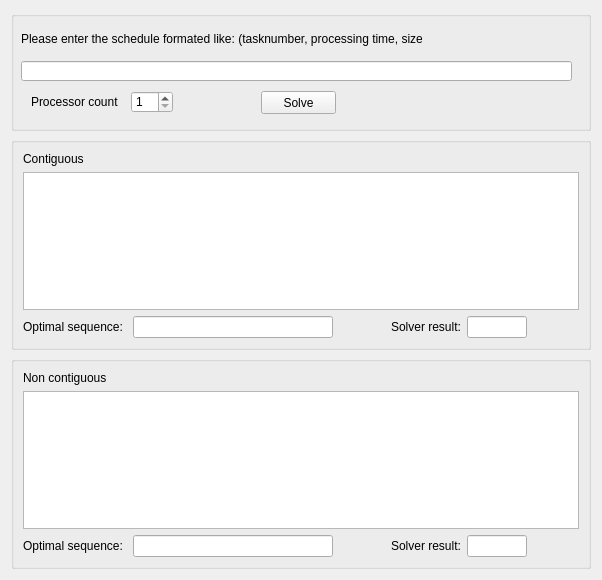
<?xml version="1.0" encoding="UTF-8"?>
<ui version="4.0">
 <class>CheckScheduleForm</class>
 <widget class="QWidget" name="CheckScheduleForm">
  <property name="geometry">
   <rect>
    <x>0</x>
    <y>0</y>
    <width>598</width>
    <height>580</height>
   </rect>
  </property>
  <property name="windowTitle">
   <string>Check schedule</string>
  </property>
  <layout class="QVBoxLayout" name="verticalLayout_3">
   <item>
    <widget class="QGroupBox" name="groupBox">
     <property name="minimumSize">
      <size>
       <width>580</width>
       <height>120</height>
      </size>
     </property>
     <property name="title">
      <string/>
     </property>
     <widget class="QPushButton" name="pushButtonSolve">
      <property name="geometry">
       <rect>
        <x>250</x>
        <y>80</y>
        <width>75</width>
        <height>23</height>
       </rect>
      </property>
      <property name="text">
       <string>Solve</string>
      </property>
     </widget>
     <widget class="QLabel" name="label_4">
      <property name="geometry">
       <rect>
        <x>20</x>
        <y>80</y>
        <width>91</width>
        <height>21</height>
       </rect>
      </property>
      <property name="text">
       <string>Processor count</string>
      </property>
     </widget>
     <widget class="QLabel" name="label">
      <property name="geometry">
       <rect>
        <x>10</x>
        <y>20</y>
        <width>401</width>
        <height>16</height>
       </rect>
      </property>
      <property name="text">
       <string>Please enter the schedule formated like: (tasknumber, processing time, size),...</string>
      </property>
     </widget>
     <widget class="QSpinBox" name="spinBoxProcessorCount">
      <property name="geometry">
       <rect>
        <x>120</x>
        <y>80</y>
        <width>42</width>
        <height>22</height>
       </rect>
      </property>
      <property name="minimum">
       <number>1</number>
      </property>
      <property name="maximum">
       <number>1000</number>
      </property>
     </widget>
     <widget class="QLineEdit" name="lineEditInput">
      <property name="geometry">
       <rect>
        <x>10</x>
        <y>50</y>
        <width>551</width>
        <height>20</height>
       </rect>
      </property>
     </widget>
    </widget>
   </item>
   <item>
    <widget class="QGroupBox" name="groupBox_2">
     <property name="minimumSize">
      <size>
       <width>580</width>
       <height>180</height>
      </size>
     </property>
     <property name="title">
      <string/>
     </property>
     <layout class="QVBoxLayout" name="verticalLayout">
      <item>
       <widget class="QLabel" name="label_2">
        <property name="text">
         <string>Contiguous</string>
        </property>
       </widget>
      </item>
      <item>
       <widget class="QPlainTextEdit" name="plainTextEditContiguous">
        <property name="font">
         <font>
          <family>Courier New</family>
          <pointsize>8</pointsize>
         </font>
        </property>
        <property name="plainText">
         <string/>
        </property>
       </widget>
      </item>
      <item>
       <layout class="QHBoxLayout" name="horizontalLayout" stretch="0,0,0,0,0,0">
        <property name="leftMargin">
         <number>0</number>
        </property>
        <property name="topMargin">
         <number>0</number>
        </property>
        <property name="rightMargin">
         <number>0</number>
        </property>
        <property name="bottomMargin">
         <number>0</number>
        </property>
        <item>
         <widget class="QLabel" name="label_5">
          <property name="minimumSize">
           <size>
            <width>90</width>
            <height>0</height>
           </size>
          </property>
          <property name="text">
           <string>Optimal sequence: </string>
          </property>
         </widget>
        </item>
        <item>
         <widget class="QLineEdit" name="lineEditOptimalSequenceC">
          <property name="minimumSize">
           <size>
            <width>200</width>
            <height>0</height>
           </size>
          </property>
          <property name="maximumSize">
           <size>
            <width>265</width>
            <height>16777215</height>
           </size>
          </property>
         </widget>
        </item>
        <item>
         <spacer name="horizontalSpacer">
          <property name="orientation">
           <enum>Qt::Horizontal</enum>
          </property>
          <property name="sizeType">
           <enum>QSizePolicy::Expanding</enum>
          </property>
          <property name="sizeHint" stdset="0">
           <size>
            <width>40</width>
            <height>20</height>
           </size>
          </property>
         </spacer>
        </item>
        <item>
         <widget class="QLabel" name="label_6">
          <property name="minimumSize">
           <size>
            <width>68</width>
            <height>0</height>
           </size>
          </property>
          <property name="text">
           <string>Solver result:</string>
          </property>
         </widget>
        </item>
        <item>
         <widget class="QLineEdit" name="lineEditSolverResultC">
          <property name="maximumSize">
           <size>
            <width>60</width>
            <height>16777215</height>
           </size>
          </property>
         </widget>
        </item>
        <item>
         <spacer name="horizontalSpacer_3">
          <property name="orientation">
           <enum>Qt::Horizontal</enum>
          </property>
          <property name="sizeHint" stdset="0">
           <size>
            <width>40</width>
            <height>20</height>
           </size>
          </property>
         </spacer>
        </item>
       </layout>
      </item>
     </layout>
    </widget>
   </item>
   <item>
    <widget class="QGroupBox" name="groupBox_3">
     <property name="minimumSize">
      <size>
       <width>580</width>
       <height>180</height>
      </size>
     </property>
     <property name="title">
      <string/>
     </property>
     <layout class="QVBoxLayout" name="verticalLayout_2">
      <item>
       <widget class="QLabel" name="label_3">
        <property name="text">
         <string>Non contiguous</string>
        </property>
       </widget>
      </item>
      <item>
       <widget class="QPlainTextEdit" name="plainTextEditNonContiguous">
        <property name="font">
         <font>
          <family>Courier New</family>
          <pointsize>8</pointsize>
          <weight>50</weight>
          <bold>false</bold>
         </font>
        </property>
        <property name="plainText">
         <string/>
        </property>
       </widget>
      </item>
      <item>
       <layout class="QHBoxLayout" name="horizontalLayout_2" stretch="0,0,0,0,0,0">
        <property name="leftMargin">
         <number>0</number>
        </property>
        <property name="topMargin">
         <number>0</number>
        </property>
        <property name="rightMargin">
         <number>0</number>
        </property>
        <property name="bottomMargin">
         <number>0</number>
        </property>
        <item>
         <widget class="QLabel" name="label_7">
          <property name="minimumSize">
           <size>
            <width>90</width>
            <height>0</height>
           </size>
          </property>
          <property name="text">
           <string>Optimal sequence: </string>
          </property>
         </widget>
        </item>
        <item>
         <widget class="QLineEdit" name="lineEditOptimalSequenceNC">
          <property name="minimumSize">
           <size>
            <width>200</width>
            <height>0</height>
           </size>
          </property>
          <property name="maximumSize">
           <size>
            <width>265</width>
            <height>16777215</height>
           </size>
          </property>
         </widget>
        </item>
        <item>
         <spacer name="horizontalSpacer_2">
          <property name="orientation">
           <enum>Qt::Horizontal</enum>
          </property>
          <property name="sizeType">
           <enum>QSizePolicy::Expanding</enum>
          </property>
          <property name="sizeHint" stdset="0">
           <size>
            <width>40</width>
            <height>20</height>
           </size>
          </property>
         </spacer>
        </item>
        <item>
         <widget class="QLabel" name="label_8">
          <property name="minimumSize">
           <size>
            <width>68</width>
            <height>0</height>
           </size>
          </property>
          <property name="text">
           <string>Solver result:</string>
          </property>
         </widget>
        </item>
        <item>
         <widget class="QLineEdit" name="lineEditSolverResultNC">
          <property name="maximumSize">
           <size>
            <width>60</width>
            <height>16777215</height>
           </size>
          </property>
         </widget>
        </item>
        <item>
         <spacer name="horizontalSpacer_4">
          <property name="orientation">
           <enum>Qt::Horizontal</enum>
          </property>
          <property name="sizeHint" stdset="0">
           <size>
            <width>40</width>
            <height>20</height>
           </size>
          </property>
         </spacer>
        </item>
       </layout>
      </item>
     </layout>
    </widget>
   </item>
  </layout>
 </widget>
 <resources/>
 <connections/>
</ui>
